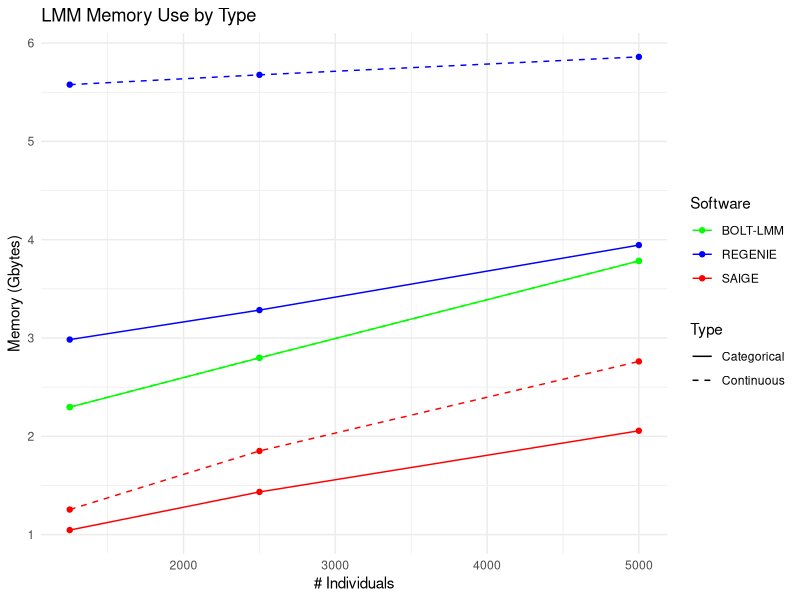

Write R code to recreate this figure.
# Prepare the data for the categorical memory use
cat_memory <- data.frame(
  nIndividuals = c(1250, 2500, 5000),
  memory = c(2296704, 2797928, 3783628, 2983904, 3283784, 3944968, 1046124, 1433928, 2056272),
  Software = rep(c("BOLT-LMM", "REGENIE", "SAIGE"), each = 3),
  Type = rep("Categorical", 9)
)

# Prepare the data for the continuous memory use
cont_memory <- data.frame(
  nIndividuals = c(1250, 2500, 5000),
  memory = c(2296692, 2797924, 3783592, 5576896, 5676468, 5859344, 1254740, 1850828, 2761736),
  Software = rep(c("BOLT-LMM", "REGENIE", "SAIGE"), each = 3),
  Type = rep("Continuous", 9)
)
#Convert from kb to gb
cat_memory$memory <- cat_memory$memory / 1e6
cont_memory$memory <- cont_memory$memory / 1e6

# Combine the data
data <- rbind(cat_memory, cont_memory)

# Load the ggplot2 library
library(ggplot2)

# Plot
ggplot(data, aes(x = nIndividuals, y = memory, color = Software, group = interaction(Software, Type), linetype = Type)) + 
  geom_line() + 
  geom_point() + 
  scale_color_manual(values = c("BOLT-LMM" = "green", "REGENIE" = "blue", "SAIGE" = "red")) + 
  theme_minimal() + 
  labs(x = "# Individuals", y = "Memory (Gbytes)", title = "LMM Memory Use by Type") + 
  scale_linetype_manual(values = c("Categorical" = "solid", "Continuous" = "dashed"))
